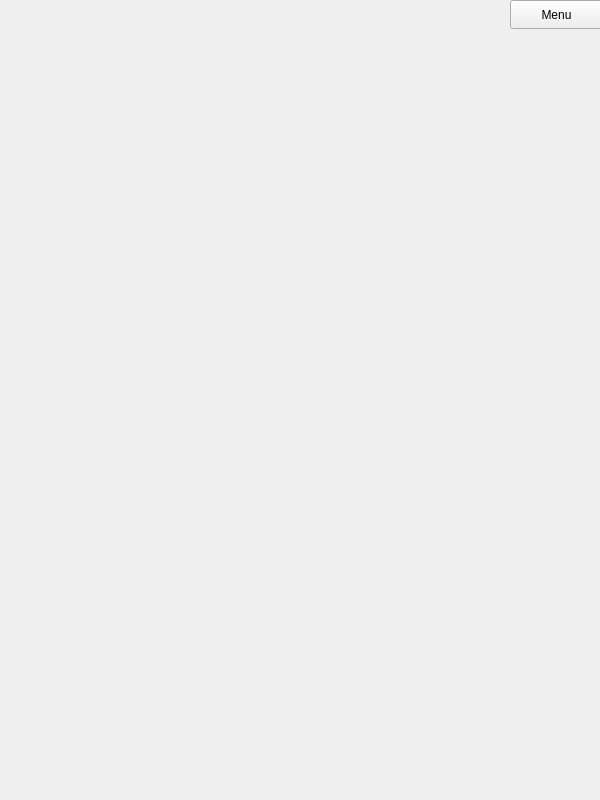
<?xml version="1.0" encoding="UTF-8"?>
<ui version="4.0">
 <class>achivementwindow</class>
 <widget class="QWidget" name="achivementwindow">
  <property name="geometry">
   <rect>
    <x>0</x>
    <y>0</y>
    <width>600</width>
    <height>800</height>
   </rect>
  </property>
  <property name="windowTitle">
   <string>Form</string>
  </property>
  <widget class="QPushButton" name="pushButton">
   <property name="geometry">
    <rect>
     <x>510</x>
     <y>0</y>
     <width>93</width>
     <height>29</height>
    </rect>
   </property>
   <property name="text">
    <string>Menu</string>
   </property>
  </widget>
 </widget>
 <resources/>
 <connections/>
</ui>
